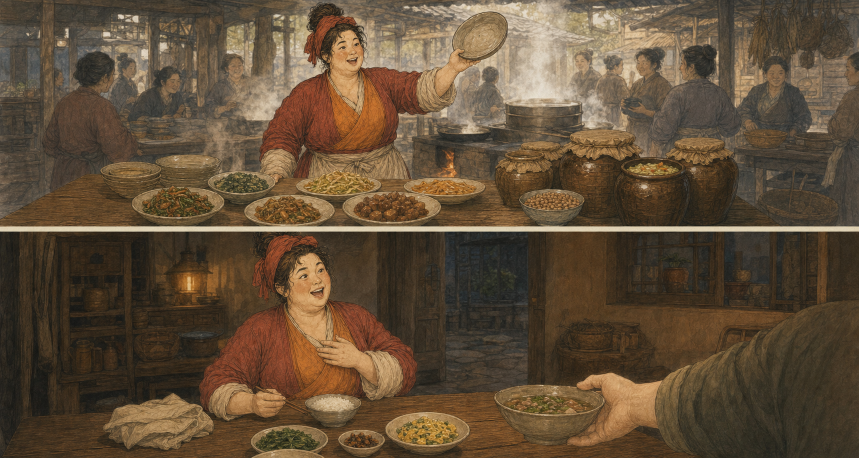
#> input picture art-source/events/extended/jiangxiaoman-events-v1.png, 1717 x 916 px, given in place of qinghe-events-v1.png, which was not available (shown at 1/2 size)
$ python export_extended_event_illustrations.py
#> lines starting #> are read from the running program, lines starting #| are printed output that depends on the picture; pictures that were not available may be replaced by others from this repository, and a replacement may not be noted
from __future__ import annotations

from pathlib import Path

from PIL import Image, ImageDraw


ROOT = Path(__file__).resolve().parents[1]
SOURCE_DIR = ROOT / "art-source" / "events" / "extended"
PUBLIC_DIR = ROOT / "public" / "art" / "events"
CONTACT_SHEET = SOURCE_DIR / "extended-events-contact-sheet-v1.jpg"

NPC_IDS = [
    "qinghe",
    "jiangxiaoman",
    "chenshi",
    "linchu",
    "baizhi",
    "suweiming",
    "yueqingshan",
    "wenjiu",
    "hedeng",
]
TRACKS = ["friendship", "romance"]


def center_crop_ratio(
    image: Image.Image,
    ratio: float = 1.5,
    focus_x: float = 0.5,
) -> Image.Image:
    width, height = image.size
    current = width / height
    if current < ratio:
        target_height = round(width / ratio)
        top = (height - target_height) // 2
        return image.crop((0, top, width, top + target_height))
    target_width = round(height * ratio)
    center = round(width * focus_x)
    left = max(0, min(width - target_width, center - target_width // 2))
    return image.crop((left, 0, left + target_width, height))


def main() -> None:
    PUBLIC_DIR.mkdir(parents=True, exist_ok=True)
    previews: list[tuple[str, list[Image.Image]]] = []

    for npc_id in NPC_IDS:
        sheet = Image.open(SOURCE_DIR / f"{npc_id}-events-v1.png").convert("RGB")
#> sheet is the input picture: PIL image 1717x916 RGB; mean R, G, B 97.2, 78.3, 56.9
        middle = sheet.height // 2
#> middle = 458
        panels = [sheet.crop((0, 0, sheet.width, middle - 5)), sheet.crop((0, middle + 5, sheet.width, sheet.height))]
        cells: list[Image.Image] = []
        for track, panel in zip(TRACKS, panels, strict=True):
            focus_x = 0.35 if npc_id == "yueqingshan" and track == "friendship" else 0.5
            illustration = center_crop_ratio(panel, focus_x=focus_x).resize((1200, 800), Image.Resampling.LANCZOS)
            illustration.save(
                PUBLIC_DIR / f"{npc_id}-{track}-v1.webp",
                "WEBP",
                quality=91,
                method=6,
            )
            cells.append(illustration.resize((360, 240), Image.Resampling.LANCZOS))
#> this loop made 2 passes
#> (track, focus_x, width in center_crop_ratio, height in center_crop_ratio, current in center_crop_ratio, target_width in center_crop_ratio, center in center_crop_ratio, left in center_crop_ratio) on passes 1 to 2: ('friendship', 0.5, 1717, 453, 3.79, 680, 858, 518), ('romance', 0.5, 1717, 453, 3.79, 680, 858, 518)
#> pass 1, in main, `illustration = center_crop_ratio(panel, focus_x=focus_x).resize((1200,..`:
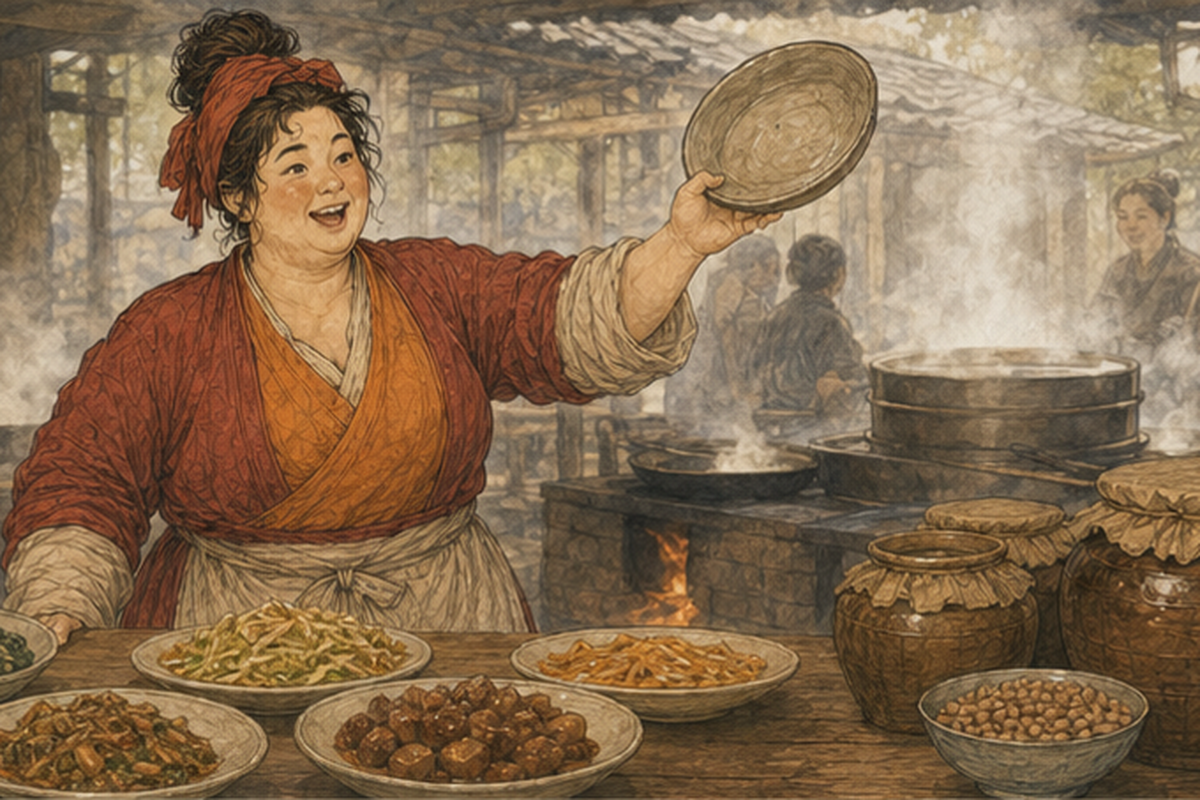
#> illustration: PIL image 1200x800 RGB; mean R, G, B 136, 109.4, 81.3
#> pass 2, in main, `illustration = center_crop_ratio(panel, focus_x=focus_x).resize((1200,..`:
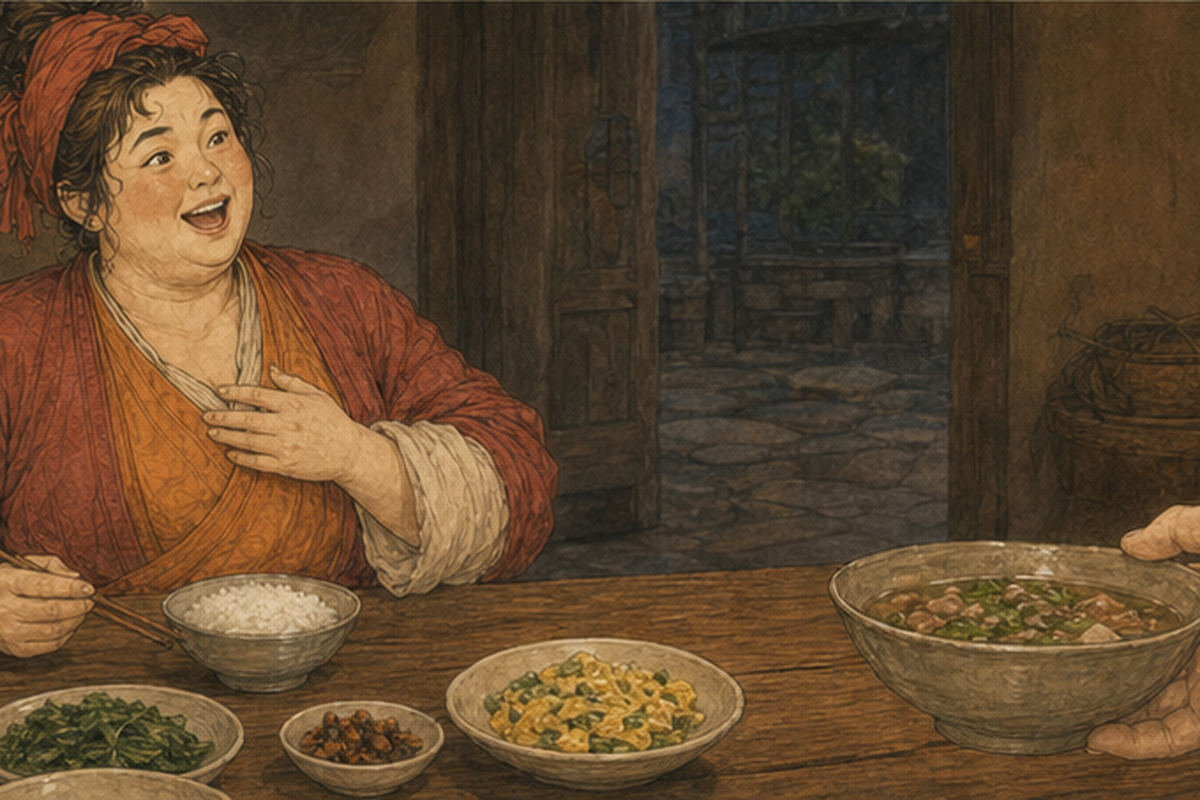
#> illustration: PIL image 1200x800 RGB; mean R, G, B 94.2, 70.1, 45.8
#> after the loop, cells = 2 items
#> pass 3 of the loop in main, `for npc_id in NPC_IDS:`:
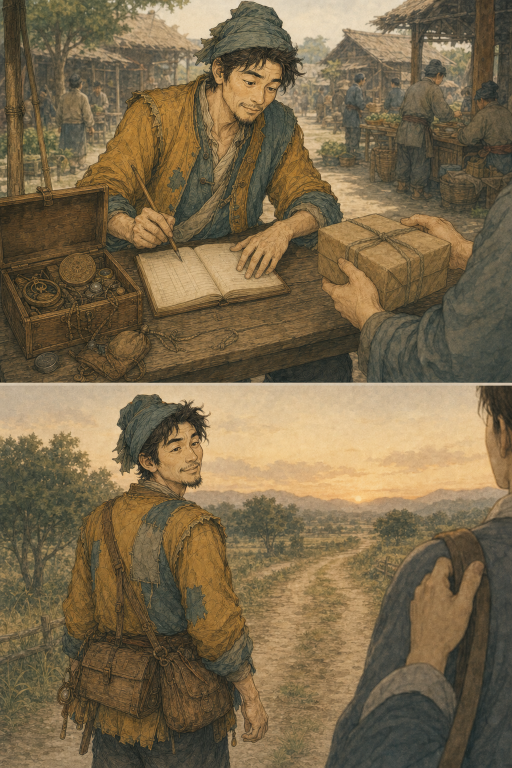
#> input picture art-source/events/extended/chenshi-events-v1.png, 1024 x 1535 px (shown at 1/2 size)
#> in main, sheet is the input picture: PIL image 1024x1535 RGB; mean R, G, B 122.5, 105.1, 75.5
#> the loop in main, `for track, panel in zip(TRACKS, panels, strict=True):` made 2 passes
#> (track, focus_x, width in center_crop_ratio, height in center_crop_ratio, current in center_crop_ratio, target_height in center_crop_ratio, top in center_crop_ratio) on passes 1 to 2: ('friendship', 0.5, 1024, 762, 1.34, 683, 39), ('romance', 0.5, 1024, 763, 1.34, 683, 40)
#> pass 1, in main, `illustration = center_crop_ratio(panel, focus_x=focus_x).resize((1200,..`:
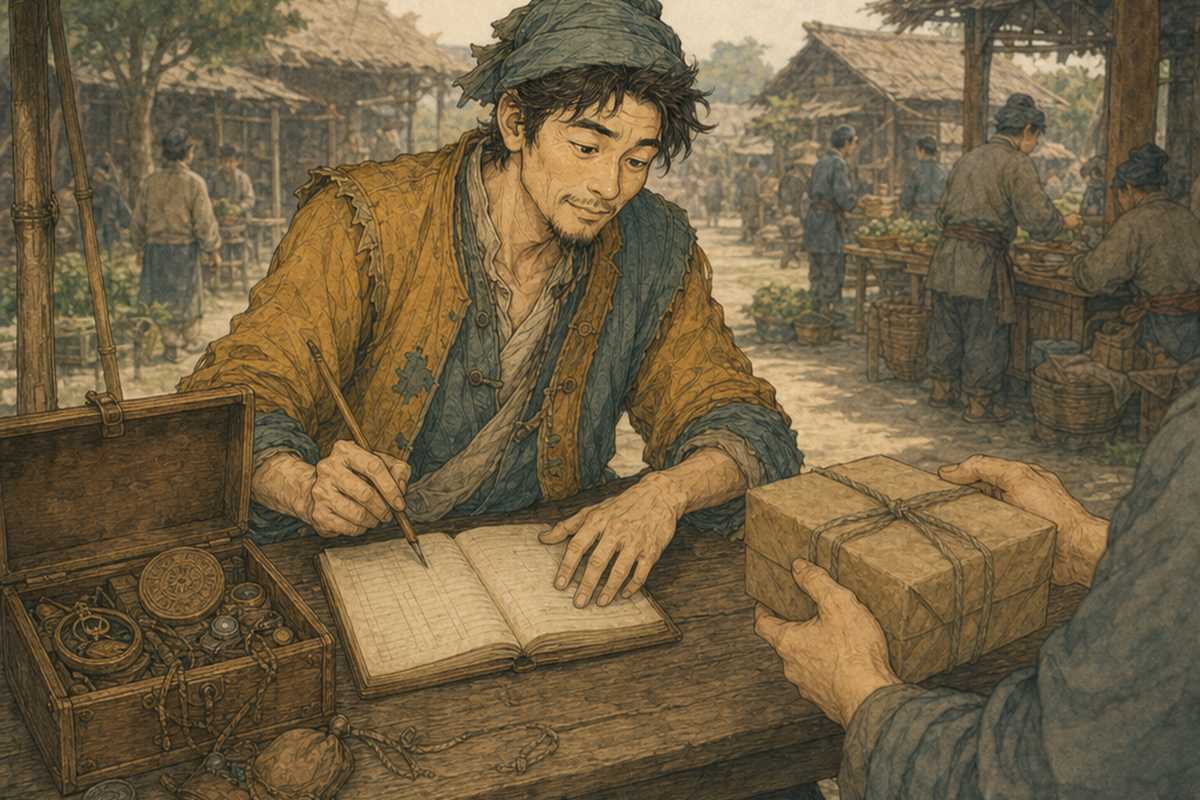
#> illustration: PIL image 1200x800 RGB; mean R, G, B 113.3, 96.6, 67.8
#> pass 2, in main, `illustration = center_crop_ratio(panel, focus_x=focus_x).resize((1200,..`:
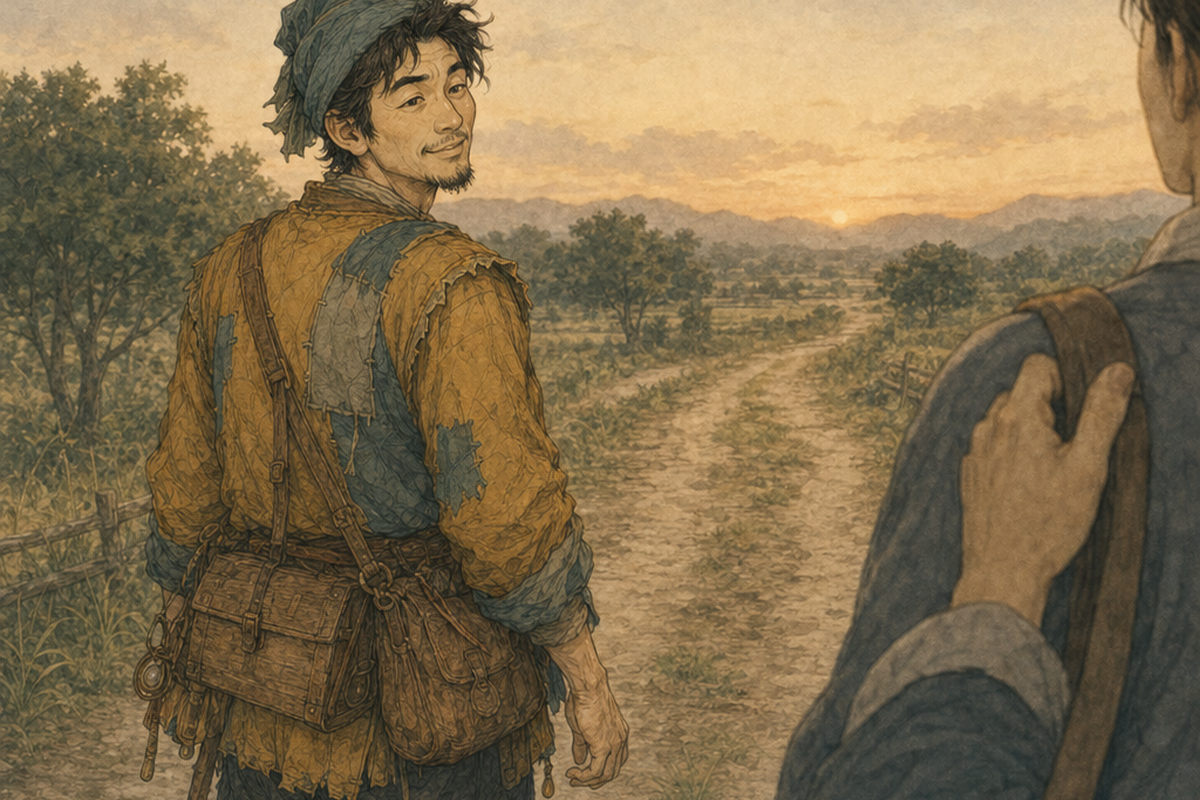
#> illustration: PIL image 1200x800 RGB; mean R, G, B 130.3, 110.6, 78.5
#> the loop made 8 passes; the first 3 are shown
        previews.append((npc_id, cells))

    contact = Image.new("RGB", (720, len(previews) * 270), (231, 219, 190))
    draw = ImageDraw.Draw(contact)
    for row, (npc_id, cells) in enumerate(previews):
        y = row * 270
        contact.paste(cells[0], (0, y))
        contact.paste(cells[1], (360, y))
        draw.text((8, y + 246), f"{npc_id} — friendship / romance", fill=(56, 51, 43))
    contact.save(CONTACT_SHEET, quality=92)


if __name__ == "__main__":
#> (the run stopped early here; a loop or call above may not have finished)
